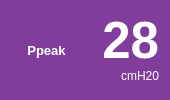
       <widget class="QFrame" name="frame_19">
        <property name="maximumSize">
         <size>
          <width>170</width>
          <height>120</height>
         </size>
        </property>
        <property name="styleSheet">
         <string notr="true">border-radius: 15px;
background-color: rgb(129, 61, 156);
color: rgb(255, 255, 255);
</string>
        </property>
        <property name="frameShape">
         <enum>QFrame::Box</enum>
        </property>
        <property name="frameShadow">
         <enum>QFrame::Raised</enum>
        </property>
        <property name="lineWidth">
         <number>-17</number>
        </property>
        <property name="midLineWidth">
         <number>-8</number>
        </property>
        <layout class="QGridLayout" name="gridLayout_4">
         <item row="0" column="1">
          <layout class="QVBoxLayout" name="verticalLayout_18">
           <property name="spacing">
            <number>0</number>
           </property>
           <item>
            <widget class="QLabel" name="Ppeak_label">
             <property name="font">
              <font>
               <pointsize>38</pointsize>
               <weight>75</weight>
               <bold>true</bold>
              </font>
             </property>
             <property name="lineWidth">
              <number>1</number>
             </property>
             <property name="text">
              <string>28</string>
             </property>
             <property name="alignment">
              <set>Qt::AlignRight|Qt::AlignTrailing|Qt::AlignVCenter</set>
             </property>
            </widget>
           </item>
           <item>
            <widget class="QLabel" name="label_45">
             <property name="font">
              <font>
               <pointsize>9</pointsize>
              </font>
             </property>
             <property name="text">
              <string>cmH20</string>
             </property>
             <property name="alignment">
              <set>Qt::AlignRight|Qt::AlignTop|Qt::AlignTrailing</set>
             </property>
            </widget>
           </item>
          </layout>
         </item>
         <item row="0" column="0">
          <widget class="QLabel" name="label_43">
           <property name="font">
            <font>
             <pointsize>10</pointsize>
             <weight>75</weight>
             <bold>true</bold>
            </font>
           </property>
           <property name="layoutDirection">
            <enum>Qt::LeftToRight</enum>
           </property>
           <property name="text">
            <string>Ppeak</string>
           </property>
           <property name="alignment">
            <set>Qt::AlignCenter</set>
           </property>
          </widget>
         </item>
        </layout>
       </widget>
